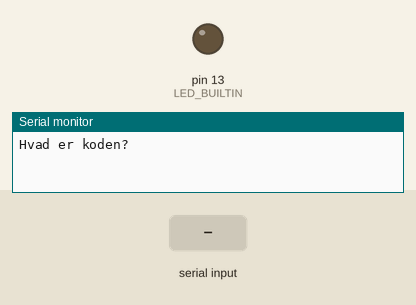
Simulated run of this sketch. Board: Arduino Uno, built with avr-gcc and run on an emulated ATmega328P. Parts: output pins drawn as LEDs (lit = HIGH), the last lines printed to the serial monitor. The test bench sets the inputs (shaded band).

Above: at 1.2 s.
1.3 s: "1" received over Serial
At 3.1 s:
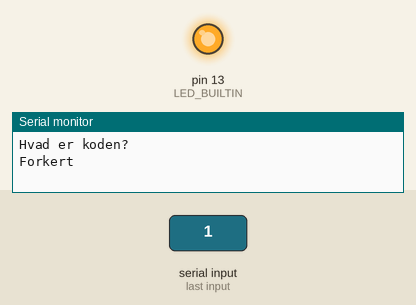
Timing chart, 0 to 4.8 s (numbered marks = the images above; inputs shaded):
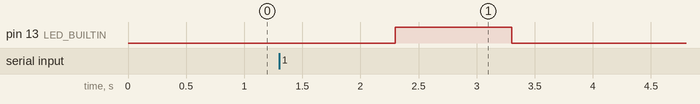

The sketch:

L_se_skabe_kode.ino
```cpp
String input = "";
String Koden = "999"; //sæt koden

//Led=HIGH laast op
//Led=LOW laast

void setup() {
  Serial.begin (9600);
  Serial.println ("Hvad er koden?");
  pinMode(LED_BUILTIN, OUTPUT);
  digitalWrite (LED_BUILTIN, LOW); //skabet starter med at være låst
}

void loop() {

//user interface:
  if (Serial.available() > 0){
  input = Serial.readString();
  if (input.substring (0,3) == Koden){
  Serial.println ("Korrekt!");
  digitalWrite (LED_BUILTIN, HIGH);
  delay (250);
  digitalWrite (LED_BUILTIN, LOW);
  delay (250);
   digitalWrite (LED_BUILTIN, HIGH);
  delay (250);
  digitalWrite (LED_BUILTIN, LOW);
  delay (250);
  digitalWrite (LED_BUILTIN, HIGH);
  }

  else{
  Serial.println ("Forkert");
  digitalWrite (LED_BUILTIN, HIGH);
  delay (1000);
  digitalWrite (LED_BUILTIN, LOW);
  delay (9000);
  Serial.println ("Prøv igen");
  }
  }
}
```

Measured:
- after the input at 1.3 s, pin 13 (LED_BUILTIN): LOW → HIGH after 1.0 s, → LOW 1.0 s later
